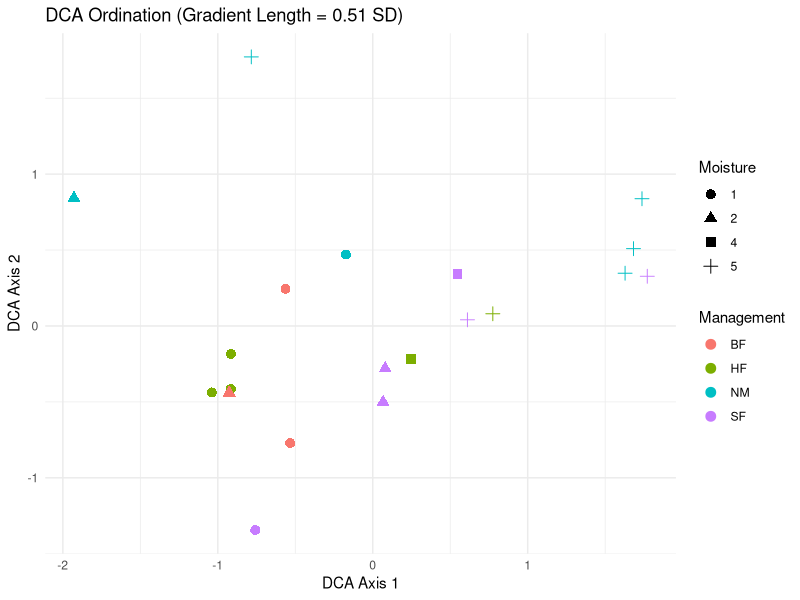

This chart was generated by the following R code:
# ============================================
# EJERCICIO 2: DCA Y DECISIÓN LINEAL/UNIMODAL
# ============================================

library(vegan)
library(ggplot2)

# Cargar datos
data(dune)
data(dune.env)

# ============================================
# 1. EJECUTAR DCA
# ============================================
dca_result <- decorana(dune)

# Ver resultados completos
print(dca_result)

# Ver solo longitudes de gradiente
cat("\n=== LONGITUDES DE GRADIENTE (SD) ===\n")
dca_lengths <- dca_result$evals
print(dca_lengths)

# ============================================
# 2. EXTRAER LONGITUD DEL EJE 1
# ============================================
gradient_length <- dca_lengths[1]
cat("\n=== LONGITUD DEL PRIMER EJE DCA ===\n")
cat("Longitud:", round(gradient_length, 2), "SD\n")

# ============================================
# 3. APLICAR CRITERIO DE DECISIÓN
# ============================================
cat("\n=== DECISIÓN METODOLÓGICA ===\n")

if (gradient_length < 3) {
  cat("✓ Longitud < 3 SD: GRADIENTE CORTO\n")
  cat(" Recomendación: Usar métodos LINEALES\n")
  cat(" -> PCA (análisis indirecto)\n")
  cat(" -> RDA (análisis directo)\n")
} else if (gradient_length > 4) {
  cat("✓ Longitud > 4 SD: GRADIENTE LARGO\n")
  cat(" Recomendación: Usar métodos UNIMODALES\n")
  cat(" -> CA o DCA (análisis indirecto)\n")
  cat(" -> CCA (análisis directo)\n")
} else {
  cat("⚠ Longitud entre 3-4 SD: ZONA GRIS\n")
  cat(" Recomendación: PROBAR AMBOS MÉTODOS\n")
  cat(" -> Comparar PCA vs CA / RDA vs CCA\n")
}

# ============================================
# 4. EXTRAER SCORES DE SITIOS (DCA)
# ============================================
dca_scores_sites <- scores(dca_result, display = "sites", choices = c(1, 2))

# Crear dataframe con variables ambientales
dca_df <- data.frame(
  DCA1 = dca_scores_sites[, 1],
  DCA2 = dca_scores_sites[, 2],
  Management = dune.env$Management,
  Moisture = dune.env$Moisture
)

# ============================================
# 5. GRAFICAR ORDENACIÓN DCA
# ============================================
ggplot(dca_df, aes(x = DCA1, y = DCA2, color = Management, shape = Moisture)) +
  geom_point(size = 3) +
  theme_minimal() +
  labs(title = paste0("DCA Ordination (Gradient Length = ", round(gradient_length, 2), " SD)"),
       x = "DCA Axis 1",
       y = "DCA Axis 2")

# ============================================
# 6. RESUMEN ESTADÍSTICO
# ============================================
cat("\n=== RESUMEN ESTADÍSTICO ===\n")
cat("Total inertia:", sum(dca_result$evals[1:4]), "\n")
cat("Varianza explicada por eje 1:", round((dca_result$evals[1] / sum(dca_result$evals)) * 100, 1), "%\n")
